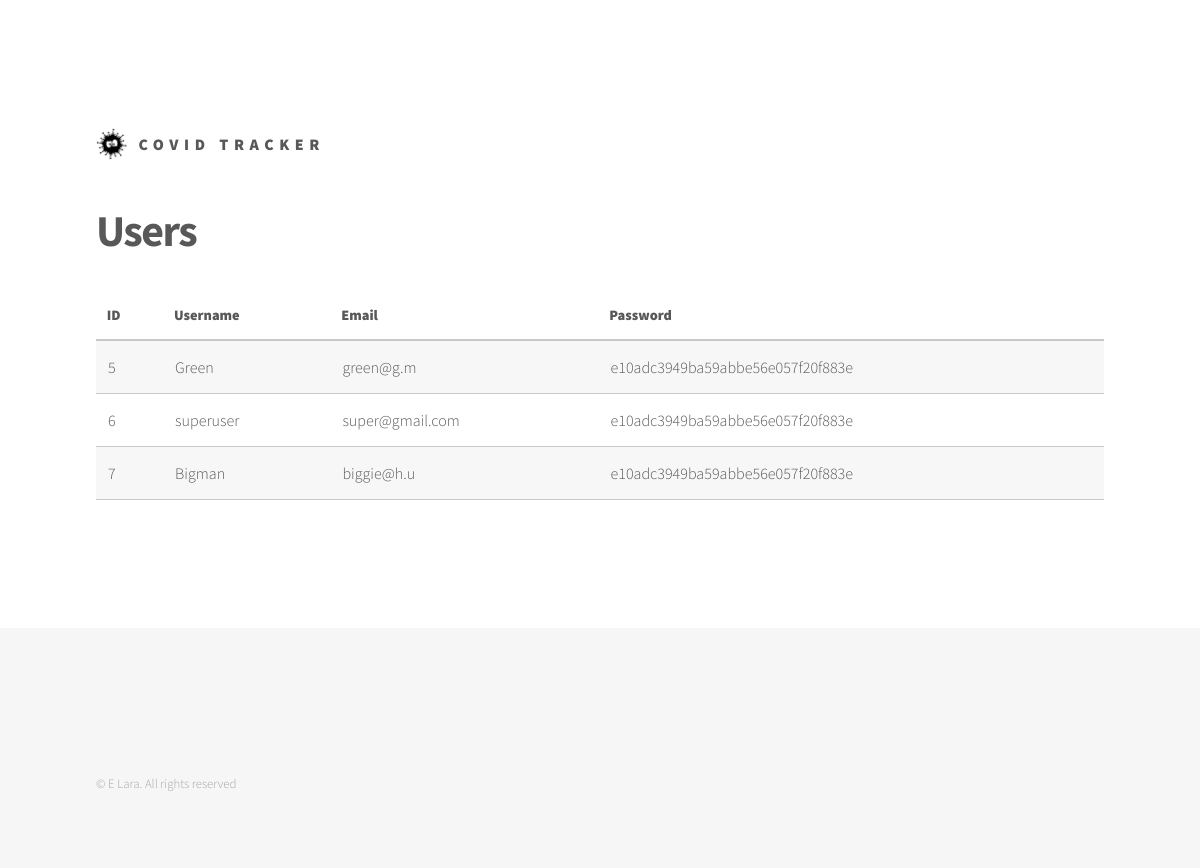
The page /users.php on the database its author committed.
### tables this page shows
CREATE TABLE `users` (
  `id` int(11) UNSIGNED NOT NULL,
  `username` varchar(75) NOT NULL,
  `email` varchar(100) NOT NULL,
  `password` varchar(225) NOT NULL
);

### users.php (the view, shortened to what this page needs)
<?php
	require_once $_SERVER['DOCUMENT_ROOT'] . '/CovidTracker/assets/php/config.php';
?>
<!DOCTYPE HTML>
<html>
	<head>
		<link rel="stylesheet" href="assets/css/main.css" />
	</head>
	<body class="is-preload">
			<div id="wrapper">
					<header id="header">
						<div class="inner">
								<a href="admin-panel.php" class="logo">
									<span class="symbol"><img src="images/logo.png" alt="" /></span><span class="title">Covid Tracker</span>
								</a>
						</div>
					</header>
					<div id="main">
						<div class="inner">
							<h1>Users</h1>
                            <section>
                                <div class="table-wrapper">
								<?php
										$query = "SELECT * from users limit 100;";
										$queryResult = $db->query($query);
									?>
										<table>
											<thead>
												<tr>
													<th>ID</th>
													<th>Username</th>
													<th>Email</th>
													<th>Password</th>
												</tr>
											</thead>
									<?php
										while ($queryRow = $queryResult->fetch_row()) {
											echo "<tr>";
											for($i = 0; $i < $queryResult->field_count; $i++){
												echo "<td>$queryRow[$i]</td>";
											}
											echo "</tr>";
										}
									?>
										</table>
                                </div>
                            </section>
                        </div>
					</div>
					<footer id="footer">
						<div class="inner">
							<ul class="copyright">
								<li>&copy; E Lara. All rights reserved</li>
							</ul>
						</div>
					</footer>
			</div>
	</body>
</html>

### assets/css/main.css (style rules this page uses)
html, body, div, span, applet, object, iframe, h1, h2, h3, h4, h5, h6, p, blockquote, pre, a, abbr, acronym, address, big, cite, code, del, dfn, em, img, ins, kbd, q, s, samp, small, strike, strong, sub, sup, tt, var, b, u, i, center, dl, dt, dd, ol, ul, li, fieldset, form, label, legend, table, caption, tbody, tfoot, thead, tr, th, td, article, aside, canvas, details, embed, figure, figcaption, footer, header, hgroup, menu, nav, output, ruby, section, summary, time, mark, audio, video { margin: 0; padding: 0; border: 0; font-size: 100%; font: inherit; vertical-align: baseline; }
article, aside, details, figcaption, figure, footer, header, hgroup, menu, nav, section { display: block; }
body { line-height: 1; }
ol, ul { list-style: none; }
table { border-collapse: collapse; border-spacing: 0; }
body { -webkit-text-size-adjust: none; }
body { -ms-overflow-style: scrollbar; }
html { box-sizing: border-box; }
*, *:before, *:after { box-sizing: inherit; }
body { background: #ffffff; }
body.is-preload *, body.is-preload *:before, body.is-preload *:after { -moz-animation: none !important; -webkit-animation: none !important; -ms-animation: none !important; animation: none !important; -moz-transition: none !important; -webkit-transition: none !important; -ms-transition: none !important; transition: none !important; }
body, input, select, textarea { color: #585858; font-family: "Source Sans Pro", Helvetica, sans-serif; font-size: 16pt; font-weight: 300; line-height: 1.75; }
@media screen and (max-width: 1680px) { body, input, select, textarea { font-size: 14pt; } }
@media screen and (max-width: 1280px) { body, input, select, textarea { font-size: 12pt; } }
a { -moz-transition: border-bottom-color 0.2s ease, color 0.2s ease; -webkit-transition: border-bottom-color 0.2s ease, color 0.2s ease; -ms-transition: border-bottom-color 0.2s ease, color 0.2s ease; transition: border-bottom-color 0.2s ease, color 0.2s ease; text-decoration: none; color: #585858; border-bottom: dotted 1px rgba(88, 88, 88, 0.5); }
h1 { font-size: 2.75em; font-weight: 700; line-height: 1.3; margin: 0 0 1em 0; letter-spacing: -0.035em; }
ul { list-style: disc; margin: 0 0 2em 0; padding-left: 1em; }
ul li { padding-left: 0.5em; }
.table-wrapper { -webkit-overflow-scrolling: touch; overflow-x: auto; }
table { margin: 0 0 2em 0; width: 100%; }
table tbody tr { border: solid 1px #c9c9c9; border-left: 0; border-right: 0; }
table tbody tr:nth-child(2n + 1) { background-color: rgba(144, 144, 144, 0.075); }
table td { padding: 0.75em 0.75em; }
table th { font-size: 0.9em; font-weight: 900; padding: 0 0.75em 0.75em 0.75em; text-align: left; }
table thead { border-bottom: solid 2px #c9c9c9; }
#header { padding: 8em 0 0.1em 0 ; }
#header .logo { display: block; border-bottom: 0; color: inherit; font-weight: 900; letter-spacing: 0.35em; margin: 0 0 2.5em 0; text-decoration: none; text-transform: uppercase; display: inline-block; }
#header .logo > * { display: inline-block; vertical-align: middle; }
#header .logo .symbol { margin-right: 0.65em; }
#header .logo .symbol img { display: block; width: 2em; height: 2em; }
#wrapper { -moz-transition: opacity 0.45s ease; -webkit-transition: opacity 0.45s ease; -ms-transition: opacity 0.45s ease; transition: opacity 0.45s ease; opacity: 1; }
#main { padding: 0em 0 6em 0 ; }
#footer { padding: 5em 0 6em 0 ; background-color: #f6f6f6; }
#footer > .inner { display: -moz-flex; display: -webkit-flex; display: -ms-flex; display: flex; -moz-flex-wrap: wrap; -webkit-flex-wrap: wrap; -ms-flex-wrap: wrap; flex-wrap: wrap; -moz-flex-direction: row; -webkit-flex-direction: row; -ms-flex-direction: row; flex-direction: row; }
#footer > .inner > * > :last-child { margin-bottom: 0; }
#footer > .inner .copyright { width: 100%; padding: 0; margin-top: 5em; list-style: none; font-size: 0.8em; color: rgba(88, 88, 88, 0.5); }
#footer > .inner .copyright li { display: inline-block; border-left: solid 1px rgba(88, 88, 88, 0.15); line-height: 1; padding: 0 0 0 1em; margin: 0 0 0 1em; }
#footer > .inner .copyright li:first-child { border-left: 0; padding-left: 0; margin-left: 0; }
@media screen and (max-width: 1280px) { #footer { padding: 5em 0 3em 0 ; } }
#wrapper > * > .inner { width: 100%; max-width: 68em; margin: 0 auto; padding: 0 2.5em; }

### rows shown on the page
users: id "5", username "Green", email "green@g.m", password "e10adc3949ba59abbe56e057f20f883e"
users: id "6", username "superuser", email "super@gmail.com", password "e10adc3949ba59abbe56e057f20f883e"
users: id "7", username "Bigman", email "biggie@h.u", password "e10adc3949ba59abbe56e057f20f883e"
